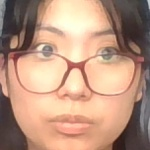
#> input picture Data.old/Surprised/rostro_114.jpg, 150 x 150 px, given in place of the camera
$ python CatchFaces.py
#> lines starting #> are read from the running program, lines starting #| are printed output that depends on the picture; after the words box and inside, x2 and y2 are one past the last pixel; in counts of white or black regions, pixels touching at a corner belong together
import cv2
import os
import imutils

# [4 lines of commented-out code are left out]
emotionName = "Serius"   # Nombre de la emocion

dataPath = "./data"     # Ruta de la carpeta donde se guardaran las imagenes
emotionPath = dataPath + "/" + emotionName
## Crear el directorio
if not os.path.exists(emotionPath):
    print("Carpeta creada")
    os.makedirs(emotionPath)

cap = cv2.VideoCapture(0)       ## 0 for default camera

faceClassif = cv2.CascadeClassifier('./Models/haarcascade_frontalface_default.xml')     ## Load the classifier


count = 0
countName = len(os.listdir(emotionPath))
print(count)
maxImageCount = 300

while True:     ### While loop to keep the camera on
    ret, frame = cap.read()     ## Read the frame
#> frame is the input picture: shape (150, 150, 3); mean B, G, R 127.4, 149.4, 187.1
    gray = cv2.cvtColor(frame, cv2.COLOR_BGR2GRAY)   ## Convert to grayscale
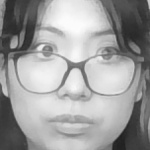
#> gray: shape (150, 150); min 32, max 252, mean 158.2

    auxFrame = frame.copy()

    faces = faceClassif.detectMultiScale(gray, 1.18, 5)     ## Detect faces
#> faces = [[15, 5, 126, 126]]


    for (x, y, w, h) in faces:   ## For each face
        cv2.rectangle(frame, (x, y), (x + w, y + h), (0, 255, 0), 2)      ## Draw rectangle around the face
        rostro = auxFrame[y:y+h, x:x+w]
        rostro = cv2.resize(rostro, (150, 150), interpolation=cv2.INTER_CUBIC)

        # if k == ord('s'):
        cv2.imwrite( emotionPath+ "/rostro_{}.jpg".format(countName), rostro)
        cv2.imshow("rostro", rostro)
        count += 1
        countName += 1
#> this loop made 1 pass
#> (x, y, w, h, count, countName) on pass 1: (15, 5, 126, 126, 1, 1)
#> pass 1, `rostro = auxFrame[y:y+h, x:x+w]`:
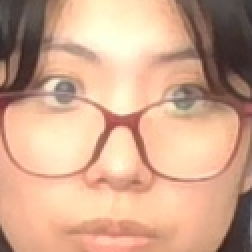
#> rostro: shape (126, 126, 3) (shown 2 times larger); mean B, G, R 140.9, 167.2, 208.1
#> pass 1, `rostro = cv2.resize(rostro, (150, 150), interpolation=cv2.INTER_CUBIC)`:
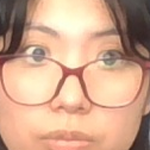
#> rostro: shape (150, 150, 3); mean B, G, R 140.9, 167.2, 208.1
#> after the loop:
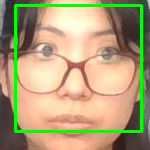
#> frame: shape (150, 150, 3); 6.7% of pixels changed, all inside (x1, y1, x2, y2) = (14, 4, 143, 133)
#> after the loop, count = 1; countName = 1

    k = cv2.waitKey(1)
#> (key Esc is pressed here)
    if k == 27 or count >= maxImageCount:
        break

    cv2.imshow('CamaraWeb', frame)      ## Show the image


cv2.waitKey(5000)           ## Wait for 5 seconds
cv2.destroyAllWindows()     ## Close all windows
